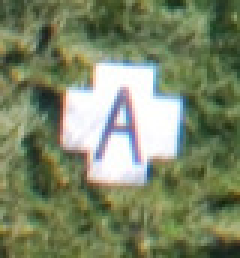
#> input picture ground/interop/client/interop/testdata/A.jpg, 80 x 86 px (shown 3 times larger)
$ python bg_tiler.py ../../../ground/interop/client/interop/testdata/A.jpg out
#> lines starting #> are read from the running program, lines starting #| are printed output that depends on the picture
from PIL import Image
from argparse import ArgumentParser
from sys import exit
from math import ceil
import os


def tile(source_path, dest_path, tile, use_res):
#> called with dest_path = 'out', tile = (3, 4), use_res = False
    source = Image.open(source_path)
#> source is the input picture: PIL image 80x86 RGB; mean R, G, B 122.8, 133.8, 102.6

    if use_res:
        dest = Image.new(mode='RGB', size=(tile[0], tile[1]))
        # the title range must be the ceiling of the output res / source res
        tile_range = (range(ceil(tile[0] / source.width)),
                      range(ceil(tile[1] / source.height)))
    else:
        if tile[0] > 50 or tile[1] > 50:
            print("Are you sure you want to tile {}x{} images?".format(*tile))
            exit(1)
        dest = Image.new(
            mode='RGB', size=(source.width * tile[0], source.height * tile[1]))
#> dest: PIL image 240x344 RGB; every value is 0
        tile_range = (range(tile[0]), range(tile[1]))

    for x in tile_range[0]:
        for y in tile_range[1]:
            dest.paste(source, box=(x * source.width, y * source.height))
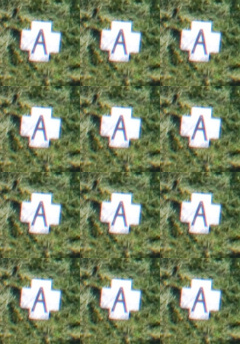
#> dest: PIL image 240x344 RGB; mean R, G, B 122.8, 133.8, 102.6
    dest.save(dest_path)


if __name__ == '__main__':
    parser = ArgumentParser()

    parser.add_argument('source_file', help='the source tile or folder')
    parser.add_argument('dest_file', help='the destination file or folder')
    parser.add_argument(
        '--tile',
        nargs=2,
        type=int,
        default=(3, 4),
        help='(#x-tiles, #y-tiles) the number of tiles in each direction')
    parser.add_argument(
        '--use-res',
        action='store_true',
        help='tile until resolution is reached. '
        'Resolution is defined with the --tile argument')

    args = parser.parse_args()

    if os.path.isdir(args.source_file):
        if not os.path.isdir(args.dest_file):
            print('Dest must be a directory if the source is a directory.')
            exit(1)
        sources = os.scandir(args.source_file)

        for source in sources:
            dest_path = os.path.join(args.dest_file, source.name)
            tile(source.path, dest_path, args.tile, args.use_res)
    else:
        tile(args.source_file, args.dest_file, args.tile, args.use_res)
